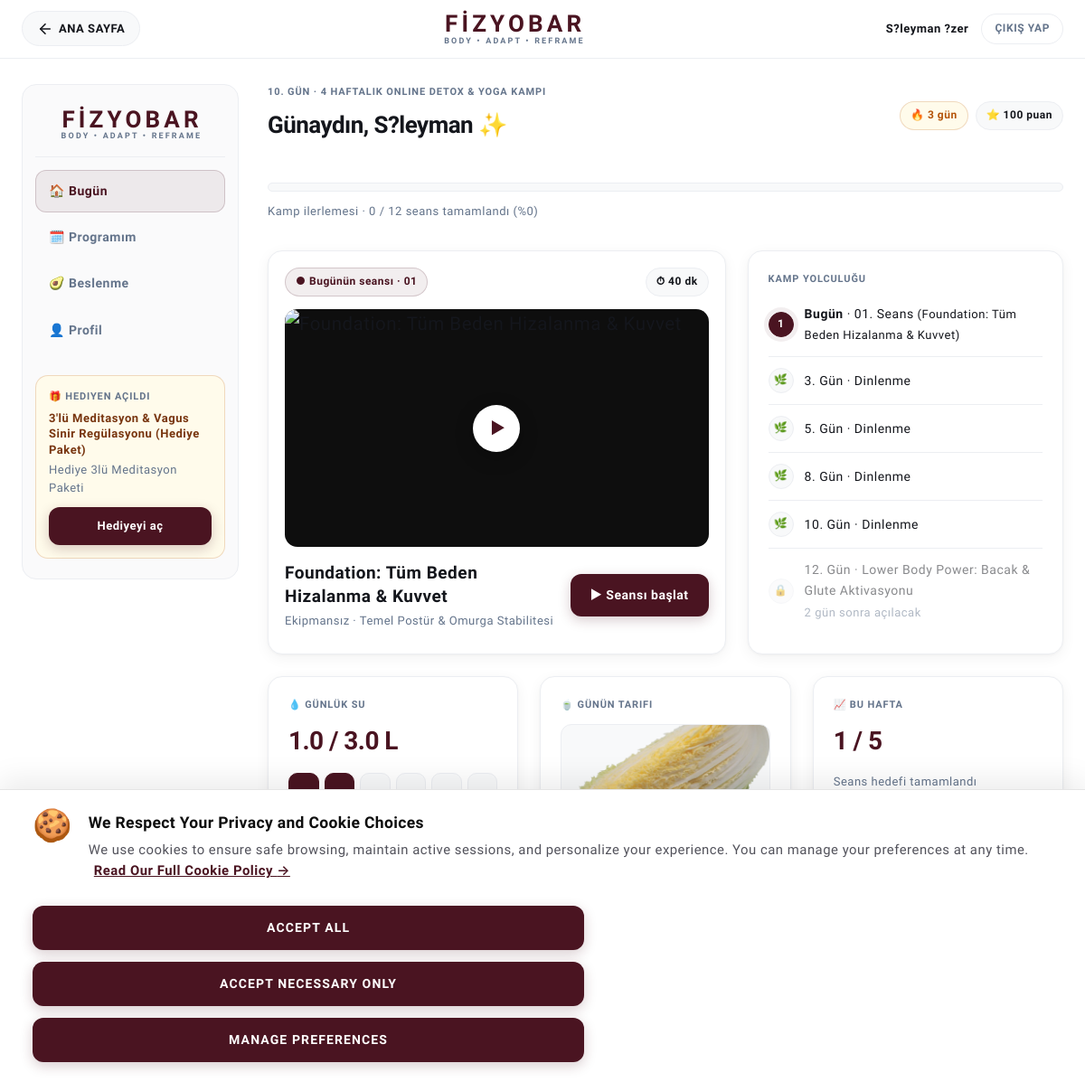
Page /en/movement-space (signed in) on the earlier database version.
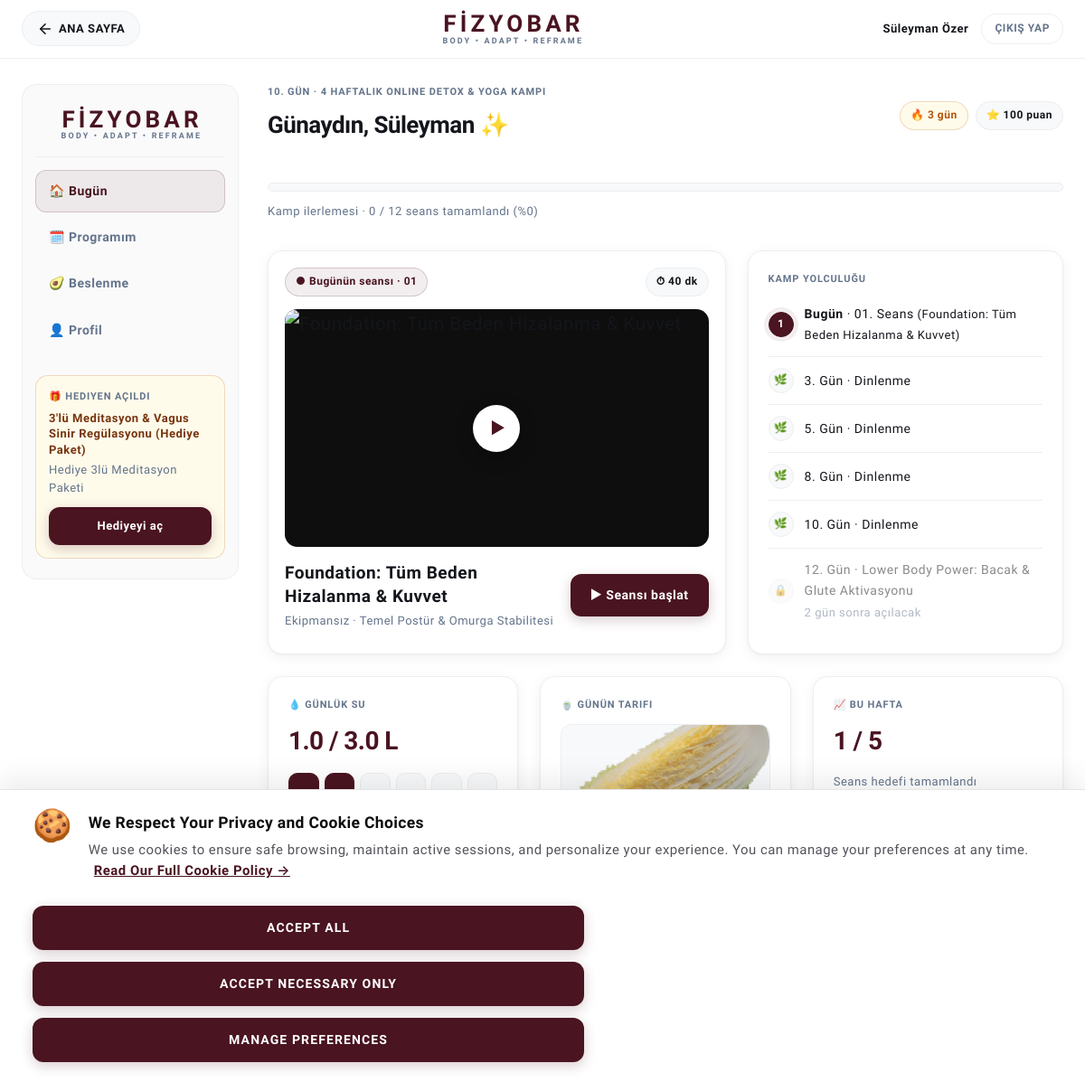
Same page on the later database version.
### tables this page shows
CREATE TABLE `users` (
  `id` int(10) unsigned NOT NULL AUTO_INCREMENT,
  `full_name` varchar(150) NOT NULL,
  `email` varchar(191) NOT NULL,
  `phone` varchar(50) DEFAULT NULL,
  `password_hash` varchar(255) NOT NULL,
  `role` enum('admin','student') NOT NULL DEFAULT 'student',
  `status` enum('active','inactive','suspended') NOT NULL DEFAULT 'active',
  `created_at` datetime NOT NULL DEFAULT current_timestamp(),
  `updated_at` datetime NOT NULL DEFAULT current_timestamp() ON UPDATE current_timestamp(),
  PRIMARY KEY (`id`),
  UNIQUE KEY `email` (`email`)
);

### app/Views/pages/student/movement_space.php (the view, shortened to what the changed rows need)
<?php
$spotlightLesson = null;
foreach ($lessons as $l) {
    if (empty($l['is_completed']) && empty($l['is_locked'])) {
        $spotlightLesson = $l;
        break;
    }
}
$spotTitle = preg_replace('/^(Ders|Seans)\s*\d+\s*:\s*/ui', '', (string)($spotlightLesson['title'] ?? 'Fascial Flow: Bütünsel Fasya Esnekliği'));
$spotDuration = (int)($spotlightLesson['duration_minutes'] ?? 40);
$spotWorkoutNum = (string)($spotlightLesson['workout_number'] ?? '01');
$primaryGift = !empty($giftEnrollments) ? $giftEnrollments[0] : null;
?>
<link rel="stylesheet" href="<?= asset('assets/css/student-portal.css') ?>?v=<?= time() ?>">
<div class="portal-wrap">
  <div class="pc">
    <aside class="side">
      <div class="side-logo-wrap">
        <a href="<?= url('/') ?>" class="portal-site-logo-link" aria-label="FİZYOBAR">
          <span class="logo-text-main">FİZYOBAR</span>
          <span class="logo-text-sub">BODY • ADAPT • REFRAME</span>
        </a>
      </div>
      <nav class="nav">
        <a class="nav-link on" data-tab="tab-today">🏠 Bugün</a>
        <a class="nav-link" data-tab="tab-program">🗓️ Programım</a>
        <a class="nav-link" data-tab="tab-nutrition">🥑 Beslenme</a>
        <a class="nav-link" data-tab="tab-profile">👤 Profil</a>
      </nav>
      <?php if ($primaryGift || true): ?>
      <div class="gift-side">
        <div class="label">🎁 Hediyen açıldı</div>
        <div class="title"><?= htmlspecialchars($primaryGift['course_title'] ?? '3\'lü Meditasyon Paketi', ENT_QUOTES, 'UTF-8') ?></div>
        <div class="muted" style="margin-bottom:12px"><?= htmlspecialchars($primaryGift['gift_message'] ?? 'Vagus sinir regülasyonu', ENT_QUOTES, 'UTF-8') ?></div>
        <a href="<?= url('/course/' . ($primaryGift['slug'] ?? '3lu-meditasyon-serisi')) ?>" class="btn" style="padding:10px; text-decoration:none;">Hediyeyi aç</a>
      </div>
      <?php endif; ?>
    </aside>
    <div class="main">
      <div class="portal-tab-content active" id="tab-today">
        <div class="topbar">
          <div class="hello">
            <div class="label"><?= $currentProgramDay ?>. Gün · <?= htmlspecialchars($course['title'] ?? '4 Haftalık Detox & Yoga Kampı', ENT_QUOTES, 'UTF-8') ?></div>
            <h2>Günaydın, <?= htmlspecialchars(explode(' ', trim($user['full_name'] ?? 'Öğrenci'))[0], ENT_QUOTES, 'UTF-8') ?> ✨</h2>
          </div>
          <div class="stats">
            <span class="pill gold">🔥 <?= (int)($loyalty['streak_days'] ?? 3) ?> gün</span>
            <span class="pill">⭐ <?= (int)($loyalty['points'] ?? 100) ?> puan</span>
          </div>
        </div>
        <div class="bar" style="height:10px; margin-top:14px;"><i style="width:<?= $progressPercent ?>%"></i></div>
        <div class="muted" style="margin-top:-12px; margin-bottom:10px;">Kamp ilerlemesi · <?= $completedCount ?> / <?= $totalWorkouts ?> seans tamamlandı (%<?= $progressPercent ?>)</div>
        <div class="grid">
          <div class="card hero">
            <div class="meta">
              <span class="pill accent">● Bugünün seansı · <?= $spotWorkoutNum ?></span>
              <span class="pill">⏱ <?= $spotDuration ?> dk</span>
            </div>
            <a href="<?= url('/course/' . ($course['slug'] ?? 'detoks') . '/lesson/' . $spotlightLesson['id']) ?>" class="thumb" style="text-decoration:none;">
              <div class="play">▶</div>
            </a>
            <div class="info">
              <div>
                <div class="title" style="font-size:19px"><?= htmlspecialchars($spotTitle, ENT_QUOTES, 'UTF-8') ?></div>
                <div class="muted" style="margin-top:4px">Ekipmansız · <?= htmlspecialchars($spotlightLesson['focus_area'] ?? 'Miyofasyal ağ ve elastik yaylanma', ENT_QUOTES, 'UTF-8') ?></div>
              </div>
              <a href="<?= url('/course/' . ($course['slug'] ?? 'detoks') . '/lesson/' . $spotlightLesson['id']) ?>" class="btn">▶ Seansı başlat</a>
            </div>
          </div>
          <div class="card roadmap">
            <div class="label" style="margin-bottom:6px">Kamp yolculuğu</div>
            <?php
            $shownSteps = 0;
            foreach ($lessons as $idx => $les):
              if ($shownSteps >= 6) break;
              $lesDay = (int)($les['day_number'] ?? ($idx + 1));
              $lesTitle = preg_replace('/^(Ders|Seans)\s*\d+\s*:\s*/ui', '', $les['title']);
              $isDone = !empty($les['is_completed']);
              $isNow = ($spotlightLesson && $spotlightLesson['id'] == $les['id']);
              $isLocked = !empty($les['is_locked']);
              $shownSteps++;
            ?>
              <div class="step <?= $isLocked ? 'locked' : '' ?>">
                <?php if ($isDone): ?>
                  <span class="dot done">✓</span>
                  <div><b><?= $lesDay ?>. Gün</b> · <?= htmlspecialchars($lesTitle, ENT_QUOTES, 'UTF-8') ?></div>
                <?php elseif ($isNow): ?>
                  <span class="dot now"><?= $lesDay ?></span>
                  <div><b>Bugün</b> · <?= $les['workout_number'] ?>. Seans <span style="font-size:13px; color:var(--text);">(<?= htmlspecialchars($lesTitle, ENT_QUOTES, 'UTF-8') ?>)</span></div>
                <?php elseif ($isLocked): ?>
                  <span class="dot">🔒</span>
                  <div>
                    <?= $lesDay ?>. Gün · <?= htmlspecialchars($lesTitle, ENT_QUOTES, 'UTF-8') ?><br>
                    <small class="muted"><?= max(1, $lesDay - $currentProgramDay) ?> gün sonra açılacak</small>
                  </div>
                <?php else: ?>
                  <span class="dot">🌿</span>
                  <div><?= $lesDay ?>. Gün · Dinlenme</div>
                <?php endif; ?>
              </div>
            <?php endforeach; ?>
          </div>
        </div>
        <div class="row3">
          <div class="card">
            <div class="label">💧 Günlük su</div>
            <div class="big" id="waterTxt">1.0 / 3.0 L</div>
            <div class="drops" id="drops"></div>
          </div>
          <div class="card">
            <div class="label">🍵 Günün tarifi</div>
            <div class="recipe-img" style="margin-top:12px; background-image: url('<?= asset('assets/images/kitchen-hero-plate.webp') ?>');"></div>
            <div class="title"><?= htmlspecialchars($recipes[0]['title'] ?? 'Sabah altın iksiri', ENT_QUOTES, 'UTF-8') ?></div>
            <div class="muted" style="margin:4px 0 14px"><?= htmlspecialchars($recipes[0]['subtitle'] ?? 'Zerdeçal, zencefil, badem sütü · 5 dk', ENT_QUOTES, 'UTF-8') ?></div>
            <button type="button" class="btn soft js-open-recipe" data-recipe-idx="0">Tarifi gör →</button>
          </div>
          <div class="card">
            <div class="label">📈 Bu hafta</div>
            <div class="big"><?= min(5, max(1, $completedCount)) ?> / 5</div>
            <div class="muted" style="margin-bottom:14px">Seans hedefi tamamlandı</div>
            <div class="bar"><i style="width:<?= min(100, (int)round((min(5, max(1, $completedCount)) / 5) * 100)) ?>%"></i></div>
          </div>
        </div>
      </div>
    </div>
  </div>
</div>

### app/Views/layouts/header.php (shortened to what the changed rows need)
<!DOCTYPE html>
<html lang="<?= e($currentLang) ?>" dir="ltr">
<head>
    <link rel="stylesheet" href="<?= asset('assets/css/style.css') ?>">
    <link rel="stylesheet" href="<?= asset('assets/css/cookie-consent.css') ?>">
    <?php
    $cleanUri = trim($currentUri ?? '', '/');
    $isKitchenPage = (str_contains($cleanUri, 'recipes') || str_contains($cleanUri, 'tarifler') || str_contains($cleanUri, 'bar-kitchen') || str_contains($cleanUri, 'kitchen'));
    $isFinderPage = str_contains($cleanUri, 'programini-bul') || str_contains($cleanUri, 'find-program');
    $isPortalPage = str_contains($cleanUri, 'dashboard')
        || str_contains($cleanUri, 'movement-space')
        || str_contains($cleanUri, 'lesson');
    $isGrayPage = !$isPortalPage && (
        str_contains($cleanUri, 'corporate')
        || str_contains($cleanUri, 'betina-tansug')
        || str_contains($cleanUri, 'about')
        || str_contains($cleanUri, 'hakkimizda')
        || str_contains($cleanUri, 'detox')
    );
    ?>
    <?php if ($isPortalPage): ?>
        <link rel="stylesheet" href="<?= asset('assets/css/student-portal.css') ?>">
    <?php endif; ?>
</head>
<body class="<?= $isFinderPage ? 'body-finder-pure-white' : ($isKitchenPage ? 'body-kitchen-dark' : ($isGrayPage ? 'body-gray-page' : '')) ?><?= $isPortalPage ? ' body-portal-page' : '' ?>">
<?php if ($isFinderPage): ?>
    <header class="finder-clean-header" id="finderHeader">
        <div class="finder-clean-header-inner">
            <a href="<?= url('/programs') ?>" class="finder-header-back-btn" id="finderHeaderBackBtn" aria-label="Geri Dön" onclick="if (window.history.length > 1 && document.referrer && document.referrer.indexOf(window.location.host) !== -1) { event.preventDefault(); window.history.back(); }">
                <svg width="20" height="20" viewBox="0 0 24 24" fill="none" stroke="currentColor" stroke-width="2.2" stroke-linecap="round" stroke-linejoin="round">
                    <line x1="19" y1="12" x2="5" y2="12"></line>
                    <polyline points="12 19 5 12 12 5"></polyline>
                </svg>
                <span>GERİ DÖN</span>
            </a>
            <div class="finder-header-logo-wrap">
                <a href="<?= url('/') ?>" class="brand-logo-link brand-logo-type" aria-label="FİZYOBAR Ana Sayfa">
                    <span class="logo-text-main">FİZYOBAR</span>
                    <span class="logo-text-sub">BODY • ADAPT • REFRAME</span>
                </a>
            </div>
            <div class="finder-header-right-ghost" aria-hidden="true"></div>
        </div>
    </header>
<?php elseif ($isPortalPage): ?>
    <header class="portal-clean-header" id="portalCleanHeader">
        <div class="portal-clean-header-inner">
            <div class="portal-header-left">
                <a href="<?= url('/') ?>" class="portal-back-to-site-btn" aria-label="Ana Sayfaya Dön">
                    <svg width="18" height="18" viewBox="0 0 24 24" fill="none" stroke="currentColor" stroke-width="2.2" stroke-linecap="round" stroke-linejoin="round">
                        <line x1="19" y1="12" x2="5" y2="12"></line>
                        <polyline points="12 19 5 12 12 5"></polyline>
                    </svg>
                    <span>ANA SAYFA</span>
                </a>
            </div>
            <div class="portal-header-center">
                <a href="<?= url('/dashboard') ?>" class="brand-logo-link brand-logo-type portal-site-logo-link" aria-label="FİZYOBAR">
                    <span class="logo-text-main">FİZYOBAR</span>
                    <span class="logo-text-sub">BODY • ADAPT • REFRAME</span>
                </a>
            </div>
            <div class="portal-header-right">
                <span class="portal-header-user-badge"><?= htmlspecialchars(auth_user()['full_name'] ?? 'Öğrenci', ENT_QUOTES, 'UTF-8') ?></span>
                <a href="<?= url('/logout') ?>" class="portal-header-exit-btn">ÇIKIŞ YAP</a>
            </div>
        </div>
    </header>
<?php endif; ?>
    <main class="main-content">

Differences in the rows shown:
changed users: full_name "S?leyman ?zer" → "Süleyman Özer"; full_name "S?leyman" → "Süleyman"
